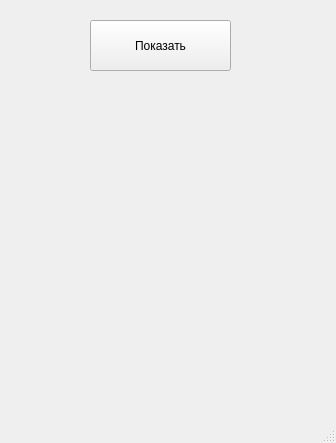
<?xml version="1.0" encoding="UTF-8"?>
<ui version="4.0">
 <class>MainWindow</class>
 <widget class="QMainWindow" name="MainWindow">
  <property name="geometry">
   <rect>
    <x>0</x>
    <y>0</y>
    <width>336</width>
    <height>443</height>
   </rect>
  </property>
  <property name="windowTitle">
   <string>MainWindow</string>
  </property>
  <widget class="QWidget" name="centralwidget">
   <widget class="QPushButton" name="pushButton">
    <property name="geometry">
     <rect>
      <x>90</x>
      <y>20</y>
      <width>141</width>
      <height>51</height>
     </rect>
    </property>
    <property name="text">
     <string>Показать</string>
    </property>
   </widget>
  </widget>
  <widget class="QMenuBar" name="menubar">
   <property name="geometry">
    <rect>
     <x>0</x>
     <y>0</y>
     <width>336</width>
     <height>21</height>
    </rect>
   </property>
  </widget>
  <widget class="QStatusBar" name="statusbar"/>
 </widget>
 <resources/>
 <connections/>
</ui>
